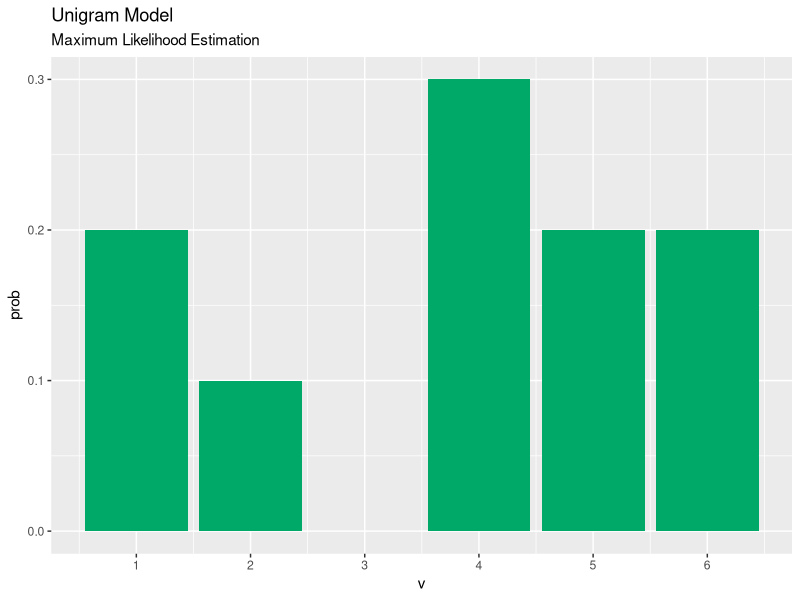
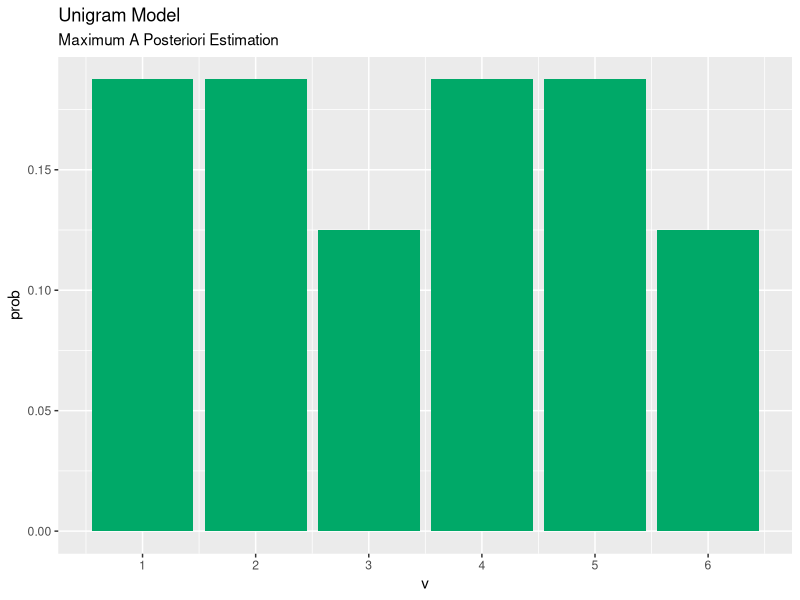
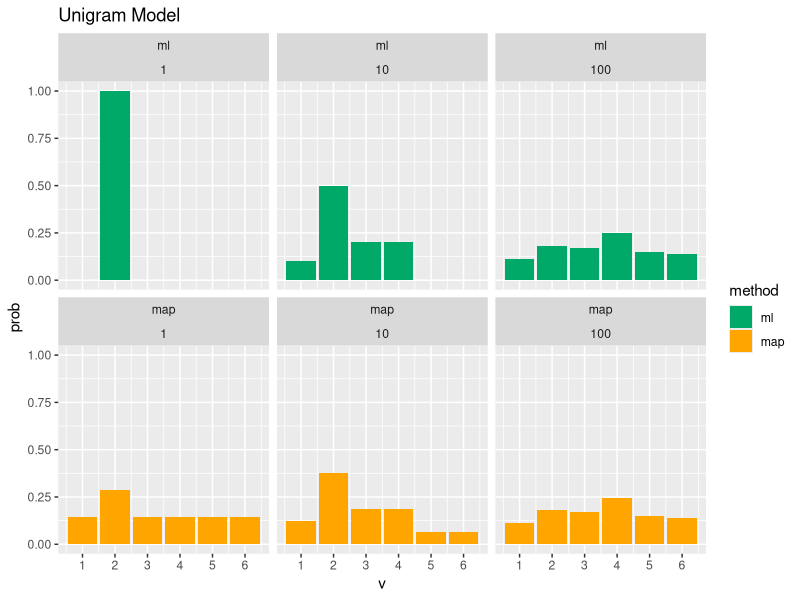
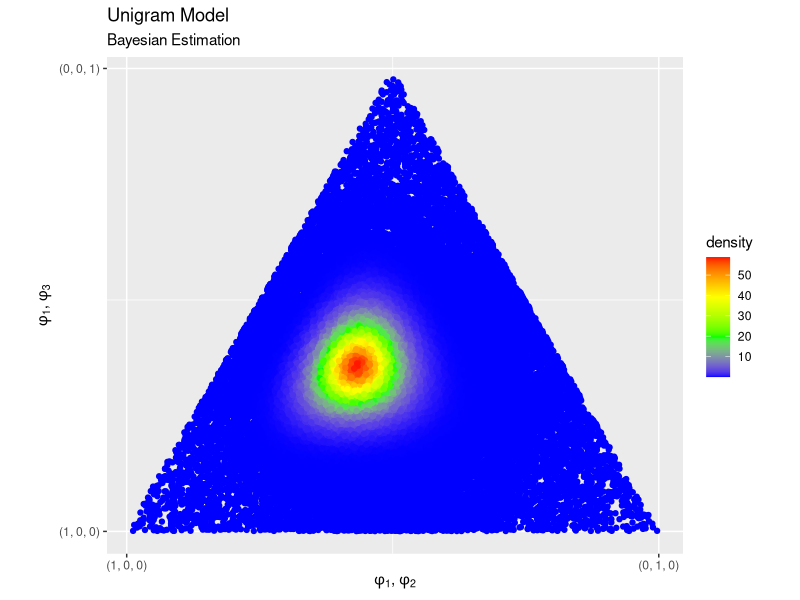
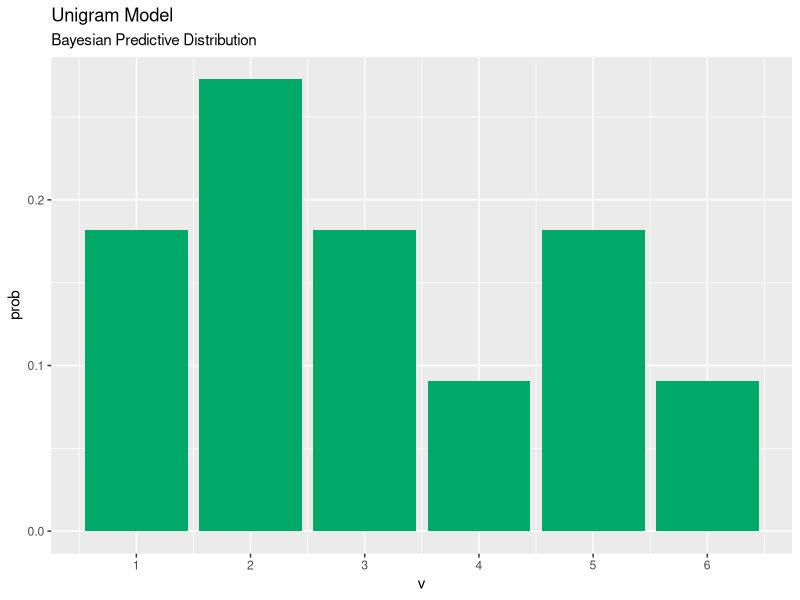

Recreate these plots in R, in order. (Note: this script raises an error after producing the figures.)

# ch2.3 最尤推定 ----------------------------------------------------------------

# 利用パッケージ
library(tidyverse)


# 単語数(サイコロを振る回数)を指定
N_d <- 10

# 語彙数(サイコロの目の数)を指定
V = 6

# 真の単語分布(カテゴリ分布のパラメータ)を指定
phi_turth <- rep(1, V) / V
sum(phi_turth)

# 文書を生成(サイコロを振る)
w_dn <- sample(x = 1:V, size = N_d, replace = TRUE, prob = phi_turth)
w_dn

# 各語彙の出現回数を集計
doc_df1 <- tibble(v = w_dn) %>% 
  group_by(v) %>% # 出目でグループ化
  summarise(N_v = n()) # 出目ごとにカウント

# 出ない目があったとき用の対策
doc_df2 <- tibble(v = 1:V) %>% # 1からVまでの受け皿(行)を作成
  left_join(doc_df1, by = "v") %>% # 結合
  mutate(N_v = replace_na(N_v, 0)) # NAを0に置換

# 最尤推定
ml_df <- doc_df2 %>% 
  mutate(phi_v = N_v / sum(N_v)) # 式(4.2)

# 作図
ggplot(ml_df, aes(x = v, y = phi_v)) + # データ
  geom_bar(stat = "identity", fill = "#00A968") + # 棒グラフ
  scale_x_continuous(breaks = 1:V, labels = 1:V) + # 軸目盛
  labs(title = "Unigram Model", 
       subtitle = "Maximum Likelihood Estimation", 
       y = "prob") # ラベル


# ch2.4 MAP推定 --------------------------------------------------------------

# 利用パッケージ
library(tidyverse)


# 単語数(サイコロを振る回数)を指定
N_d <- 10

# 語彙数(サイコロの目の数)を指定
V = 6

# 真の単語分布(カテゴリ分布のパラメータ)を指定
phi_turth <- rep(1, V) / V
sum(phi_turth)

# 単語分布のパラメータを指定
beta <- 2

# 文書を生成(サイコロを振る)
w_dn <- sample(x = 1:V, size = N_d, replace = TRUE, prob = phi_turth)
w_dn

# 各語彙の出現回数を集計
doc_df1 <- tibble(v = w_dn) %>% 
  group_by(v) %>% # 出目でグループ化
  summarise(N_v = n()) # 出目ごとにカウント

# 出ない目があったとき用の対策
doc_df2 <- tibble(v = 1:V) %>% # 1からVまでの受け皿(行)を作成
  left_join(doc_df1, by = "v") %>% # 結合
  mutate(N_v = replace_na(N_v, 0)) # NAを0に置換


# MAP推定
map_df <- doc_df2 %>% 
  mutate(prob = (N_v + beta - 1) / (sum(N_v) + (beta - 1) * V))

# 作図
ggplot(map_df, aes(x = v, y = prob)) + # データ
  geom_bar(stat = "identity", fill = "#00A968") + # 棒グラフ
  scale_x_continuous(breaks = 1:V, labels = 1:V) + # 軸目盛
  labs(title = "Unigram Model", 
       subtitle = "Maximum A Posteriori Estimation") # ラベル


# 最尤推定とMAP推定の比較 -----------------------------------------------------------

# 単語数を指定
N_d_vec <- c(1, 10, 100)

# パラメータ生成
res_df <- tibble()
for(i in seq_along(N_d_vec)){
  
  # 文書を生成
  doc_df <- tibble(
    v = sample(x = 1:V, size = N_d_vec[i], replace = TRUE, prob = phi_turth) # 単語を生成
  ) %>% 
    group_by(v) %>% # 語彙ごとにグループ化
    summarise(N_v = n()) %>% # 各語彙の出現回数を集計
    right_join(
      tibble(
        v = 1:V, 
        N = as.factor(N_d_vec[i]) # 作図用のラベル
      ), 
      by = "v"
    ) %>% # 結合
    mutate(N_v = replace_na(N_v, 0)) # NAを0に置換
  
  # 推定
  tmp_df <- doc_df %>% 
    mutate(ml = N_v / sum(N_v)) %>% # 最尤推定:式(2.3)
    mutate(map = (N_v + beta - 1) / (sum(N_v) + (beta - 1) * V)) # MAP推定
  
  # 推定結果を結合
  res_df <- rbind(res_df, tmp_df)
}

# wide型データフレームをlong型に変換
res_df_long <- pivot_longer(
  res_df, 
  cols = c(ml, map), # 変換する列を指定
  names_to = "method", # 現列名を値として格納する列名
  names_ptypes = list(method = factor()), # 現列名を値とする際の型を指定
  values_to = "prob" # 現セルの値を格納する列前
)

# 作図
ggplot(res_df_long, aes(x = v, y = prob, fill = method)) + # データの設定
  geom_bar(stat = "identity") + # 棒グラフ
  facet_wrap(method ~ N, nrow = 2) + # グラフの分割
  #facet_wrap(N ~ method, ncol = 2) + # グラフの分割
  scale_x_continuous(breaks = 1:V, labels = 1:V) + # 軸目盛
  scale_fill_manual(values = c("#00A968", "Orange")) + # 塗りつぶし色
  labs(title = "Unigram Model") # ラベル
  

# ch2.5 ベイズ推定 -----------------------------------------------------------------

# 利用パッケージ
library(tidyverse)


# 単語数(サイコロを振る回数)を指定
N_d <- 64

# 語彙数(サイコロの目の数):(V=3)
V = 3

# 真の単語分布(カテゴリ分布のパラメータ)を指定
phi_turth <- rep(1, V) / V
sum(phi_turth)

# 単語分布のパラメータを指定
beta <- 2

# 文書を生成(サイコロを振る)
w_dn <- sample(x = 1:V, size = N_d, replace = TRUE, prob = phi_turth)
w_dn

# 各語彙の出現回数を集計
doc_df1 <- tibble(v = w_dn) %>% 
  group_by(v) %>% # 出目でグループ化
  summarise(N_v = n()) # 出目ごとにカウント

# 出ない目があったとき用の対策
doc_df2 <- tibble(v = 1:V) %>% # 1からVまでの受け皿(行)を作成
  left_join(doc_df1, by = "v") %>% # 結合
  mutate(N_v = replace_na(N_v, 0)) # NAを0に置換


# 値をランダムに生成
phi_mat <- seq(0.001, 1, 0.001) %>% 
  sample(size = 120000, replace = TRUE) %>% 
  matrix(ncol = 3)

# 正規化
phi_mat <- phi_mat / rowSums(phi_mat)

# ベイズ推定
bayes_df <- tibble(
  x = phi_mat[, 2] + (phi_mat[, 3] / 2), # 三角座標に変換
  y = sqrt(3) * (phi_mat[, 3] / 2), # 三角座標に変換
  nmlz_term = lgamma(sum(doc_df2[["N_v"]]) + beta * V) - sum(lgamma(doc_df2[["N_v"]] + beta)), # 
  density = exp(nmlz_term + colSums((doc_df2[["N_v"]] + beta - 1) * log(t(phi_mat)))) # 正規化項
)

# 作図
ggplot(bayes_df, aes(x = x, y = y, color = density)) + # データ
  geom_point() + # 散布図
  scale_color_gradientn(colors = c("blue", "green", "yellow", "red")) +  # 色
  scale_x_continuous(breaks = c(0, 1), labels = c("(1, 0, 0)", "(0, 1, 0)")) + # x軸目盛
  scale_y_continuous(breaks = c(0, 0.87), labels = c("(1, 0, 0)", "(0, 0, 1)")) + # y軸目盛
  coord_fixed(ratio = 1) + # 縦横の比率
  labs(title = "Unigram Model", 
       subtitle = "Bayesian Estimation", 
       x = expression(paste(phi[1], ", ", phi[2], sep = "")), 
       y = expression(paste(phi[1], ", ", phi[3], sep = ""))) # ラベル


# ch2.6 ベイズ予測分布 --------------------------------------------------------------

# 通常 ----------------------------------------------------------------------

# 利用パッケージ
library(tidyverse)


# 単語数(サイコロを振る回数)を指定
N_d <- 10

# 語彙数(サイコロの目の数)
V = 6

# 真の単語分布(カテゴリ分布のパラメータ)を指定
phi_turth <- rep(1, V) / V
sum(phi_turth)

# 単語分布のパラメータを指定
beta <- 2

# 文書を生成(サイコロを振る)
w_dn <- sample(x = 1:V, size = N_d, replace = TRUE, prob = phi_turth)
w_dn

# 各語彙の出現回数を集計
doc_df1 <- tibble(v = w_dn) %>% 
  group_by(v) %>% # 出目でグループ化
  summarise(N_v = n()) # 出目ごとにカウント

# 出ない目があったとき用の対策
doc_df2 <- tibble(v = 1:V) %>% # 1からVまでの受け皿(行)を作成
  left_join(doc_df1, by = "v") %>% # 結合
  mutate(N_v = replace_na(N_v, 0)) # NAを0に置換

# ベイズ予測分布を計算
predict_df <- tibble(
  v = 1:V, # 語彙インデックス
  prob = (doc_df2[["N_v"]] + beta) / sum(doc_df2[["N_v"]] + beta) # 確率
)

# 作図
ggplot(predict_df, aes(x = v, y = prob)) + # データ
  geom_bar(stat = "identity", fill = "#00A968") + # 棒グラフ
  scale_x_continuous(breaks = 1:V, labels = 1:V) + # 軸目盛
  labs(title = "Unigram Model", 
       subtitle = "Bayesian Predictive Distribution") # ラベル


# 複数 ----------------------------------------------------------------------

bpd_long <- gather(bpd_result, key = "tag", value = "prob", -v)

# 描画
ggplot(data = bpd_long, mapping = aes(x = tag, y = prob, fill = tag)) + # データの指定
  geom_bar(stat = "identity", position = "dodge") +    # 棒グラフ
  ylim(c(0, 1)) +                                      # y軸の最小値・最大値
  scale_fill_manual(values = c("Orange", "#00A968")) + # 色
  facet_wrap( ~ v, labeller = label_both)              # グラフの分割



# chapter2.7 --------------------------------------------------------------

#### 不動点反復法####

# 利用パッケージ
library(tidyverse)


# 対数をとったガンマ関数の曲線
log_Gamma <- tibble(x_logGamma = seq(0.1, 10, 0.1),  # 作図用連続値：x
                    y_logGamma = lgamma(x_logGamma))

# 曲線上の2点
x_points <- c(2.5, 5)        # 曲線上の2点を指定する：x
y_points <- lgamma(x_points) # 曲線上の2点を指定する：y
points <- data.frame(x = x_points, y = y_points)

# 曲線上の2点を結ぶ直線
a_line <- (lgamma(x_points[2]) - lgamma(x_points[1])) / (x_points[2] - x_points[1]) # 傾き：a
b_line <- y_points[1] - a_line * x_points[1]                                        # 切片：b
straight_line <- tibble(x_line = seq(0.1, 10, 0.1),        # 作図用連続値：x
                        y_line = a_line * x_line + b_line)

# 曲線上の点1を通る接線
b_tangent <- y_points[1] - digamma(x_points[1]) * x_points[1] # 切片：b
tangent <- tibble(x_tangent = seq(0.1, 10, 0.1),              # 作図用連続値：x
                  y_tangent = digamma(x_points[1]) * x_tangent + b_tangent)

# 描画
ggplot() + 
  geom_line(data = log_Gamma, mapping = aes(x = x_logGamma, 
                                            y = y_logGamma)) + # 曲線
  geom_line(data = straight_line, mapping = aes(x = x_line, 
                                                y = y_line), color = "#00A968") + # 直線
  geom_line(data = tangent, mapping = aes(x = x_tangent, 
                                          y = y_tangent), color = "Orange") + # 接線
  geom_point(data = points, mapping = aes(x = x, y = y)) + 
  labs(x = "x", y = "y") # ラベル
